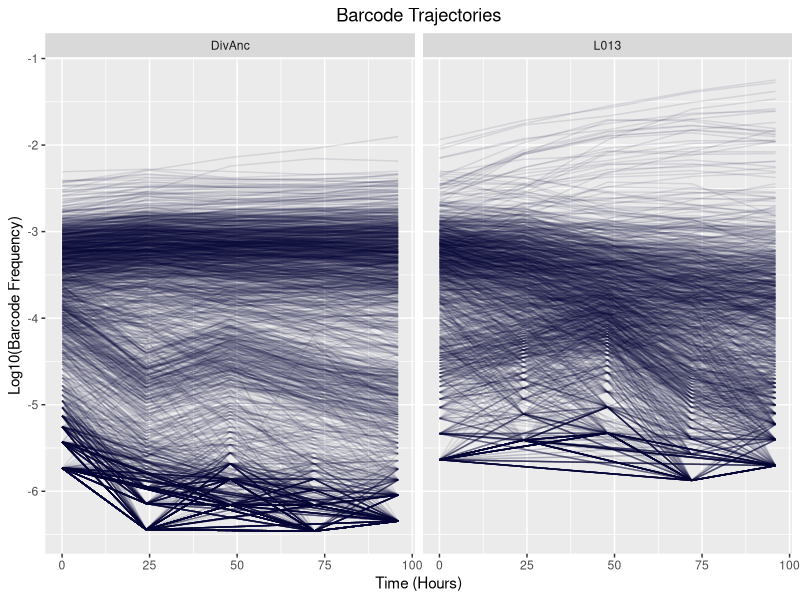
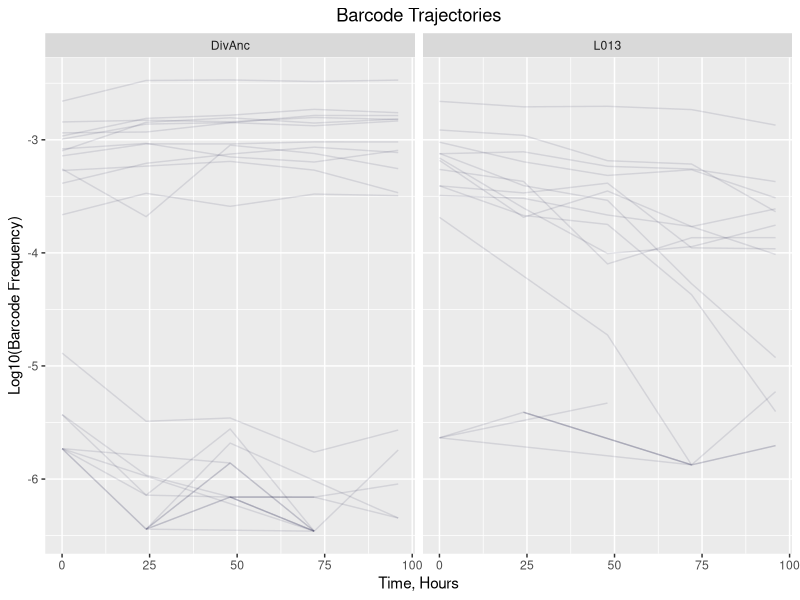
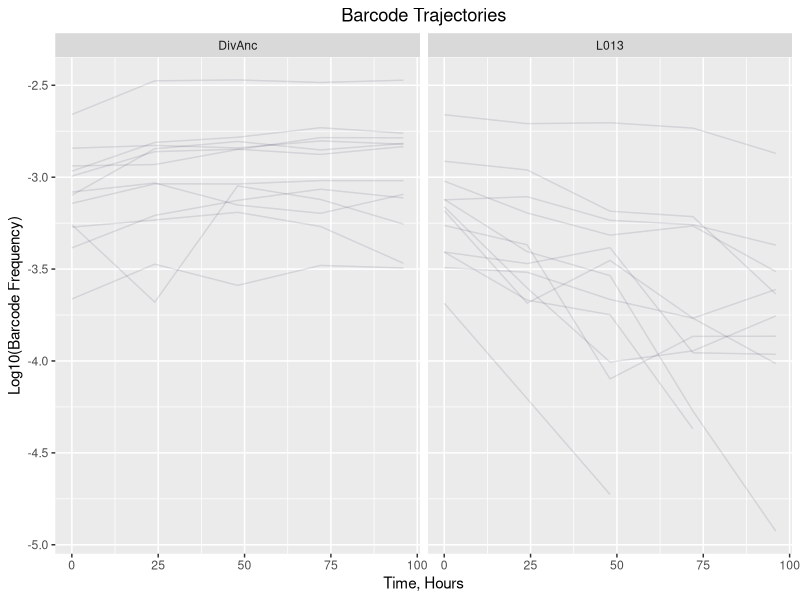
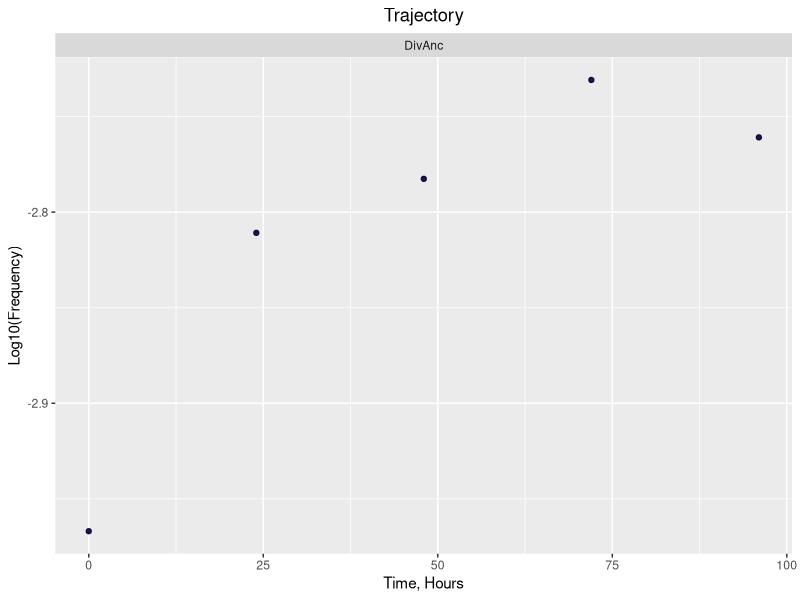
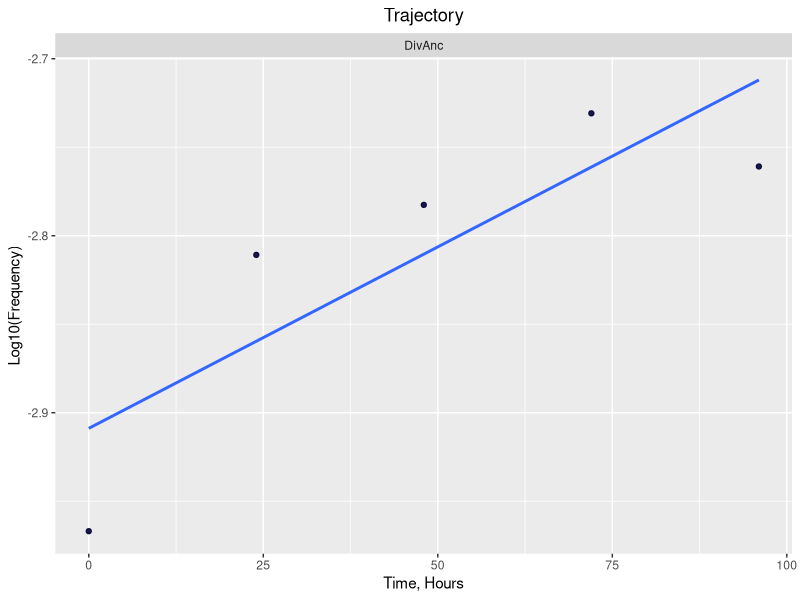

R code for these plots, in order:
## ---- chunk 1
knitr::opts_chunk$set(echo = TRUE)
## ---- chunk 2
#commented out the install of the package so not done every time document is knit
#install.packages("tidyverse")
## ---- chunk 3
library(tidyr)
library(dplyr)
library(ggplot2)
library(readr)
## ---- chunk 4
exp_data <- read.csv("Experimental_results.csv")

head(exp_data)
## ---- chunk 5
exp_data <- select(exp_data, -X)
head(exp_data)
## ---- chunk 6
Mut_str_env <- select(exp_data, Mut_ID, Strain, Environment)
head(Mut_str_env)
## ---- chunk 7
exp_rearranged <- gather(exp_data, Generation, Frequency, H_0:H_96)
head(exp_rearranged)
## ---- chunk 8
table_for_graph <- separate(exp_rearranged, Generation, into = c("H", "Time"))
head(table_for_graph)
## ---- chunk 9
table_for_graph <- select(table_for_graph, -H)
head(table_for_graph)
## ---- chunk 10
table_cleaned <- na.omit(table_for_graph)
table_cleaned$Time <- as.numeric(table_cleaned$Time)
head(table_cleaned)
## ---- chunk 11
ggplot(table_cleaned) + geom_line(aes(x = Time, y = Frequency, group = BC_ID), alpha = 0.1, colour = "#000033") + facet_grid(.~Strain) + ggtitle("Barcode Trajectories") + theme(plot.title = element_text(hjust = 0.5)) + xlab("Time (Hours)") + ylab("Log10(Barcode Frequency)")
## ---- chunk 12
mut34 <- filter(table_cleaned, table_cleaned$Mut_ID == "34")

mut34
## ---- chunk 13
ggplot(mut34) + geom_line(aes(x = Time, y = Frequency, group = BC_ID), alpha = 0.1, colour = "#000033") + facet_grid(.~Strain) + ggtitle("Barcode Trajectories") + theme(plot.title = element_text(hjust = 0.5)) + xlab("Time, Hours") + ylab("Log10(Barcode Frequency)")
## ---- chunk 14
View(table_cleaned)
## ---- chunk 15
mut34_f <- filter(mut34, mut34$Frequency > -5)
## ---- chunk 16
ggplot(mut34_f) + geom_line(aes(x = Time, y = Frequency, group = BC_ID), alpha = 0.1, colour = "#000033") + facet_grid(.~Strain) + ggtitle("Barcode Trajectories") + theme(plot.title = element_text(hjust = 0.5)) + xlab("Time, Hours") + ylab("Log10(Barcode Frequency)")
## ---- chunk 17
BC_25361 <- filter(mut34_f, mut34_f$BC_ID == "25361", mut34_f$Strain == "DivAnc")

BC_25361
## ---- chunk 18
ggplot(BC_25361) + geom_point(aes(x = Time, y = Frequency, group = BC_ID), alpha = 0.9, colour = "#000033") + facet_grid(.~Strain) + ggtitle("Trajectory") + theme(plot.title = element_text(hjust = 0.5)) + xlab("Time, Hours") + ylab("Log10(Frequency)")
## ---- chunk 19
BC_plot <- ggplot(BC_25361) + 
  aes(x = Time, y = Frequency, group = BC_ID) + 
  geom_point(alpha = 0.9, colour = "#000033") + 
  facet_grid(.~Strain) + ggtitle("Trajectory") + 
  theme(plot.title = element_text(hjust = 0.5)) + 
  xlab("Time, Hours") + ylab("Log10(Frequency)")

BC_plot_lm <- BC_plot + geom_smooth(se = FALSE, method = "lm")

BC_plot_lm
## ---- chunk 20
#goes y to x instead of x to y
regression_model = lm(Frequency~Time, BC_25361)
summary_data = summary(regression_model)
summary_data

Time <- summary_data$coefficients[2]

Time


Intercept <- summary_data$coefficients[1]

Intercept
